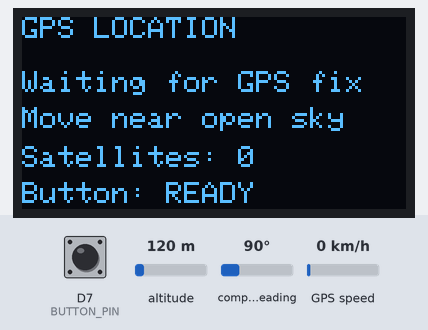
A sketch run on a simulated ESP8266 (NodeMCU). Shown: 128×64 one-colour display. The test bench sets the inputs (shaded band); at power-on: D7 (BUTTON_PIN) HIGH, altitude 120 m, compass heading 90°, GPS speed 0 km/h. The GPS gets a fix after 3 s at 37.7749, -122.4194 with 8 satellites.

Above: at 0.1 s.
At 3.7 s:
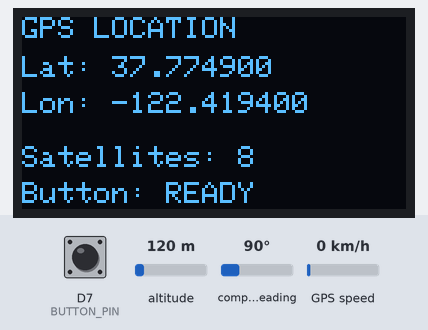
3.8 s: D7 (BUTTON_PIN) pulled LOW for 1 s
At 4.8 s:
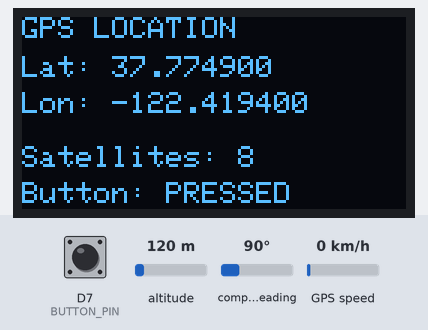
6.7 s: D7 (BUTTON_PIN) pulled LOW for 3.2 s
Timing chart, 0 to 9.7 s (numbered marks = the images above; inputs shaded):
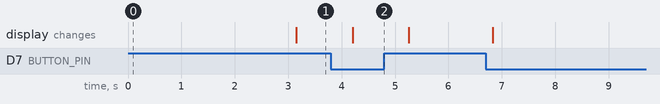

The sketch:

GPS_OLED_Button.ino
```cpp
#include <Wire.h>
#include <Adafruit_GFX.h>
#include <Adafruit_SSD1306.h>
#include <SoftwareSerial.h>
#include <TinyGPS++.h>

#define SCREEN_WIDTH 128
#define SCREEN_HEIGHT 64
#define OLED_RESET -1

#define OLED_SCL D1
#define OLED_SDA D2
#define GPS_RX_PIN D5
#define GPS_TX_PIN D6
#define BUTTON_PIN D7

// NEO-M8N TX -> NodeMCU D5
// NodeMCU D6 -> NEO-M8N RX (only needed if sending GPS commands)
// Button -> D7 and GND

Adafruit_SSD1306 display(SCREEN_WIDTH, SCREEN_HEIGHT, &Wire, OLED_RESET);
SoftwareSerial gpsSerial(GPS_RX_PIN, GPS_TX_PIN);
TinyGPSPlus gps;

unsigned long lastDisplayUpdate = 0;
const unsigned long DISPLAY_INTERVAL_MS = 500;

void showGpsData() {
  const bool buttonPressed = digitalRead(BUTTON_PIN) == LOW;

  display.clearDisplay();
  display.setTextColor(SSD1306_WHITE);
  display.setTextSize(1);
  display.setCursor(0, 0);
  display.println("GPS LOCATION");

  if (gps.location.isValid()) {
    display.setCursor(0, 13);
    display.print("Lat: ");
    display.println(gps.location.lat(), 6);
    display.setCursor(0, 25);
    display.print("Lon: ");
    display.println(gps.location.lng(), 6);
  } else {
    display.setCursor(0, 18);
    display.println("Waiting for GPS fix");
    display.setCursor(0, 30);
    display.println("Move near open sky");
  }

  display.setCursor(0, 43);
  display.print("Satellites: ");
  if (gps.satellites.isValid()) {
    display.println(gps.satellites.value());
  } else {
    display.println("0");
  }

  display.setCursor(0, 55);
  display.println(buttonPressed ? "Button: PRESSED" : "Button: READY");
  display.display();
}

void setup() {
  pinMode(BUTTON_PIN, INPUT_PULLUP);

  Wire.begin(OLED_SDA, OLED_SCL);
  if (!display.begin(SSD1306_SWITCHCAPVCC, 0x3C)) {
    while (true) {
      delay(1000);
    }
  }

  gpsSerial.begin(9600);
  showGpsData();
}

void loop() {
  while (gpsSerial.available()) {
    gps.encode(gpsSerial.read());
  }

  if (millis() - lastDisplayUpdate >= DISPLAY_INTERVAL_MS) {
    showGpsData();
    lastDisplayUpdate = millis();
  }
}
```

Measured:
- after the input at 3.8 s, the display: changes after 0.41 s (image 2)
